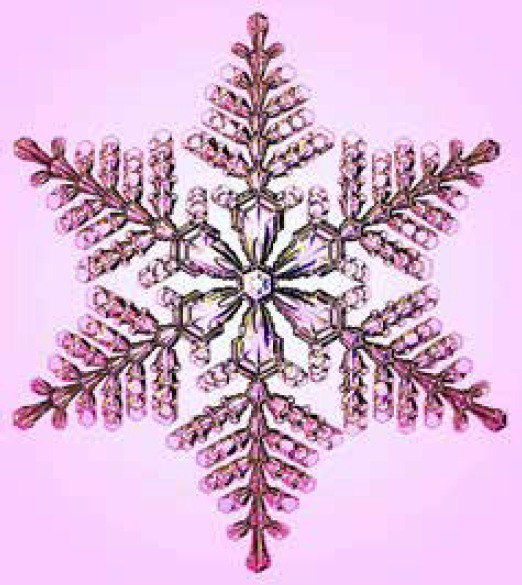
#> input picture snowflakes/photo_10_2025-04-12_12-16-42.jpg, 522 x 585 px
$ python -i image_service.py   (imports and definitions only)
#> lines starting #> are read from the running program, lines starting #| are printed output that depends on the picture
# backend/services/image_service.py
"""
Сервис обработки изображений.
Содержит:
- preprocess_image_cv: полная предобработка (медиана, контраст, резкость, CLAHE)
- image_to_base64_png: конвертация np.ndarray → base64 PNG
"""

from PIL import Image, ImageEnhance
import cv2
import numpy as np
import base64
from typing import List, Tuple


def preprocess_image_cv(image: np.ndarray, config: dict | None = None) -> np.ndarray:
    """
    image: RGB numpy (H,W,3) uint8 — из PIL
    config: dict с параметрами (или None → дефолты)
    return: обработанное RGB изображение
    """
    if config is None:
        config = {}

    # median blur
    ksize = config.get("median_ksize", 5)
    if ksize % 2 == 0:
        ksize += 1
    image_bgr = cv2.cvtColor(image, cv2.COLOR_RGB2BGR)
#> image_bgr is the input picture: shape (585, 522, 3); mean B, G, R 214.4, 182.8, 219
    image_smoothed = cv2.medianBlur(image_bgr, ksize=ksize)
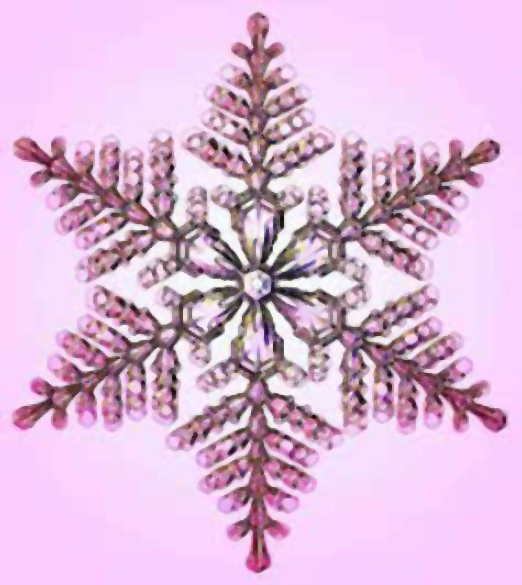
#> image_smoothed: shape (585, 522, 3); mean B, G, R 215.5, 183.7, 220.2

    # contrast via PIL
    contrast_factor = config.get("contrast_factor", 1.5)
    pil_img = Image.fromarray(cv2.cvtColor(image_smoothed, cv2.COLOR_BGR2RGB))
    enhancer = ImageEnhance.Contrast(pil_img)
    pil_img = enhancer.enhance(contrast_factor)
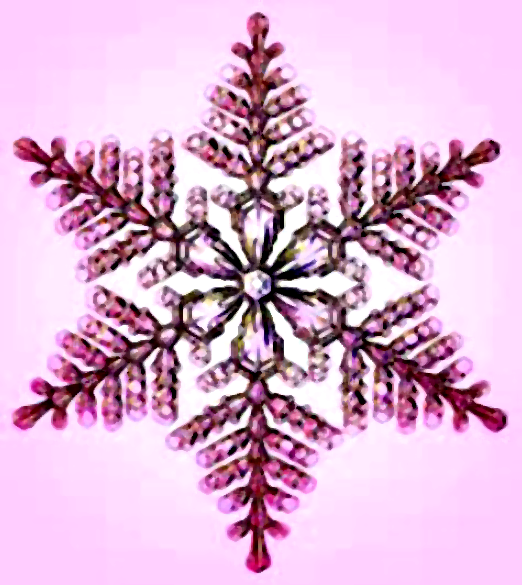
#> pil_img: PIL image 522x585 RGB; mean R, G, B 218.9, 176.9, 209
    image_contrast = cv2.cvtColor(np.array(pil_img), cv2.COLOR_RGB2BGR)
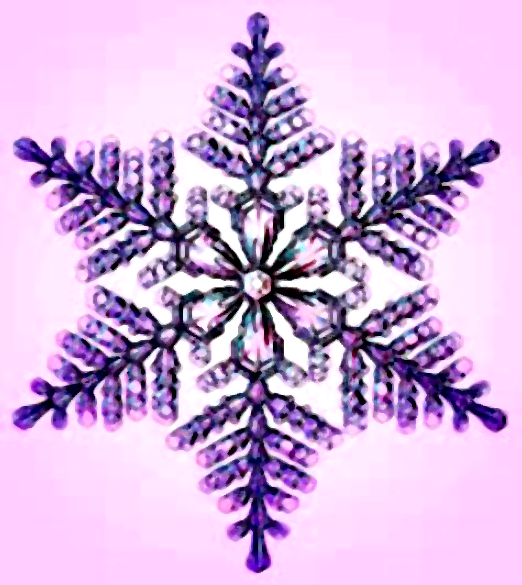
#> image_contrast: shape (585, 522, 3); mean R, G, B 209, 176.9, 218.9

    # sharpness via PIL
    sharpness_factor = config.get("sharpness_factor", 2.0)
    pil_img = Image.fromarray(cv2.cvtColor(image_contrast, cv2.COLOR_BGR2RGB))
    enhancer = ImageEnhance.Sharpness(pil_img)
    pil_img = enhancer.enhance(sharpness_factor)
    image_sharp = cv2.cvtColor(np.array(pil_img), cv2.COLOR_RGB2BGR)

    # CLAHE on L channel
    clahe_clip = config.get("clahe_clip_limit", 1.5)
    tile_grid = config.get("clahe_tile_grid", (8, 8))
    lab = cv2.cvtColor(image_sharp, cv2.COLOR_BGR2LAB)
#> lab: shape (585, 522, 3); mean of channels 0, 1, 2 194.3, 148.5, 118.5
    l, a, b = cv2.split(lab)
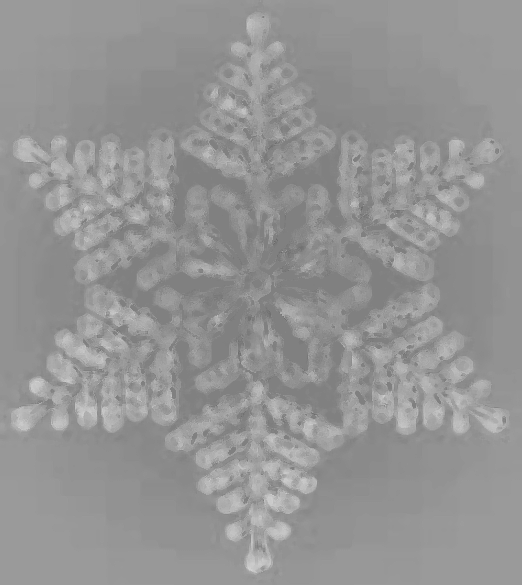
#> a: shape (585, 522); min 104, max 210, mean 148.5
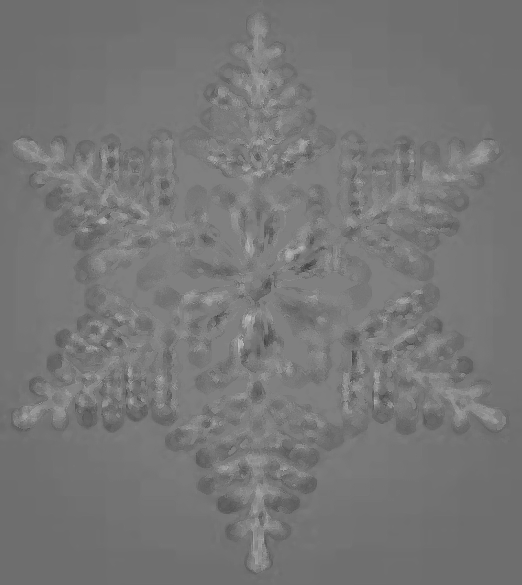
#> b: shape (585, 522); min 62, max 190, mean 118.5
    clahe = cv2.createCLAHE(clipLimit=clahe_clip, tileGridSize=tile_grid)
    l = clahe.apply(l)
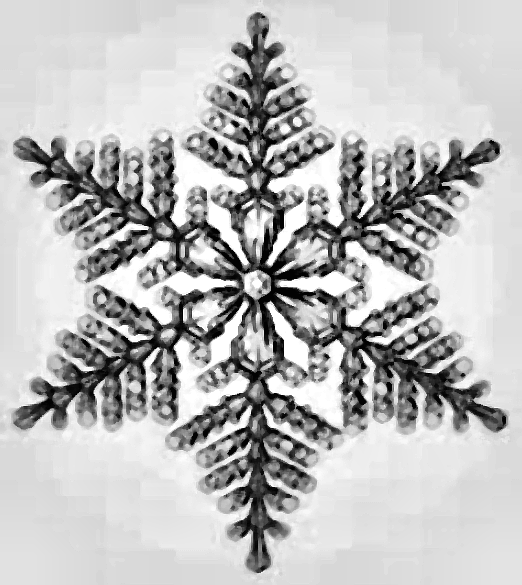
#> l: shape (585, 522); min 1, max 255, mean 187.2
    lab = cv2.merge((l, a, b))
#> lab: shape (585, 522, 3); mean of channels 0, 1, 2 187.2, 148.5, 118.5
    image_clahe = cv2.cvtColor(lab, cv2.COLOR_LAB2BGR)
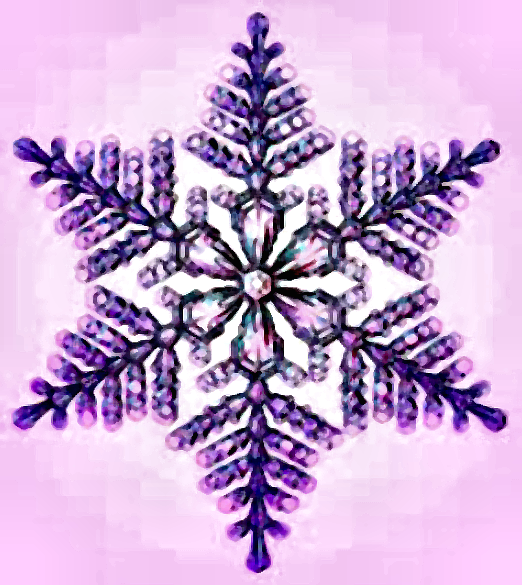
#> image_clahe: shape (585, 522, 3); mean R, G, B 201.5, 169.8, 210.8

    # final smoothing
    image_processed_bgr = cv2.medianBlur(image_clahe, ksize=3)
    image_processed_rgb = cv2.cvtColor(image_processed_bgr, cv2.COLOR_BGR2RGB)
    return image_processed_rgb


# [45 lines left out: functions image_to_base64_png, overlay_contour, create_image_with_contours, not called in this run]

>>> import cv2
>>> picture = cv2.cvtColor(cv2.imread('../../snowflakes/photo_10_2025-04-12_12-16-42.jpg'), cv2.COLOR_BGR2RGB)
>>> result = preprocess_image_cv(picture)

$ run again, on snowflakes/photo_11_2025-04-12_12-16-42.jpg
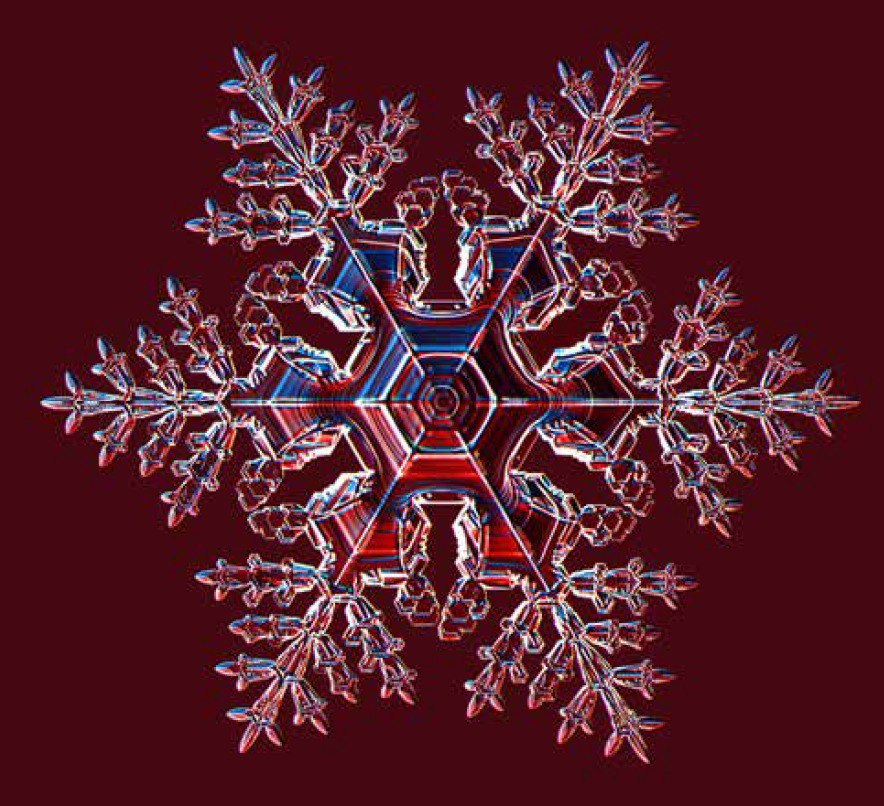
#> input picture snowflakes/photo_11_2025-04-12_12-16-42.jpg, 884 x 806 px
#> in preprocess_image_cv, image_bgr is the input picture: shape (806, 884, 3); mean B, G, R 44, 32.2, 87.3
#> in preprocess_image_cv, `l = clahe.apply(l)`:
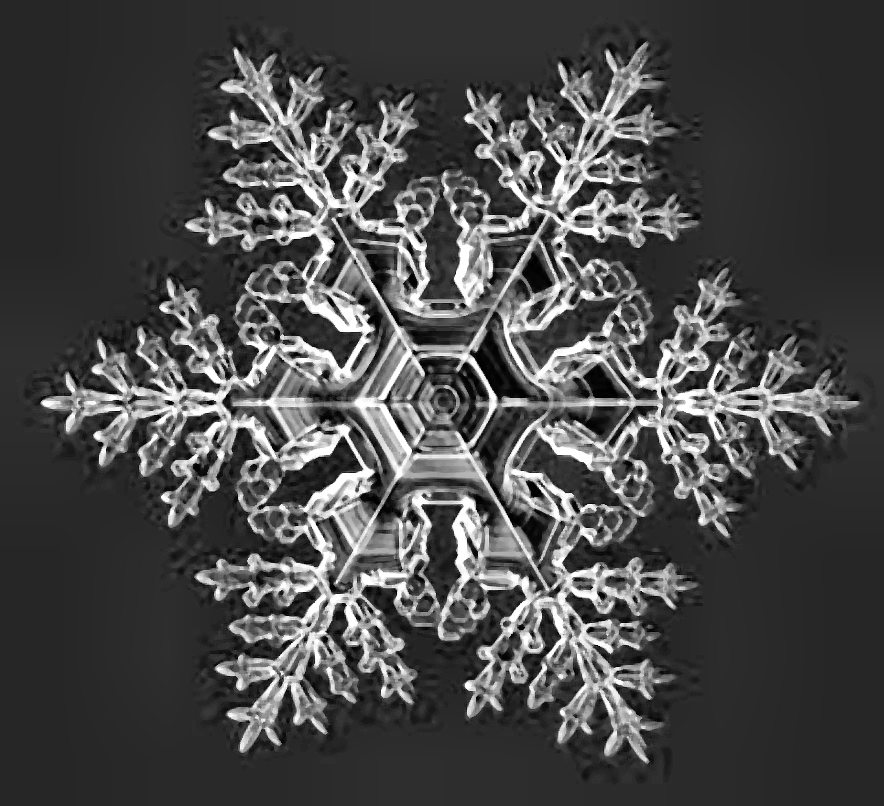
#> l: shape (806, 884); min 0, max 255, mean 73.7
#> in preprocess_image_cv, `image_clahe = cv2.cvtColor(lab, cv2.COLOR_LAB2BGR)`:
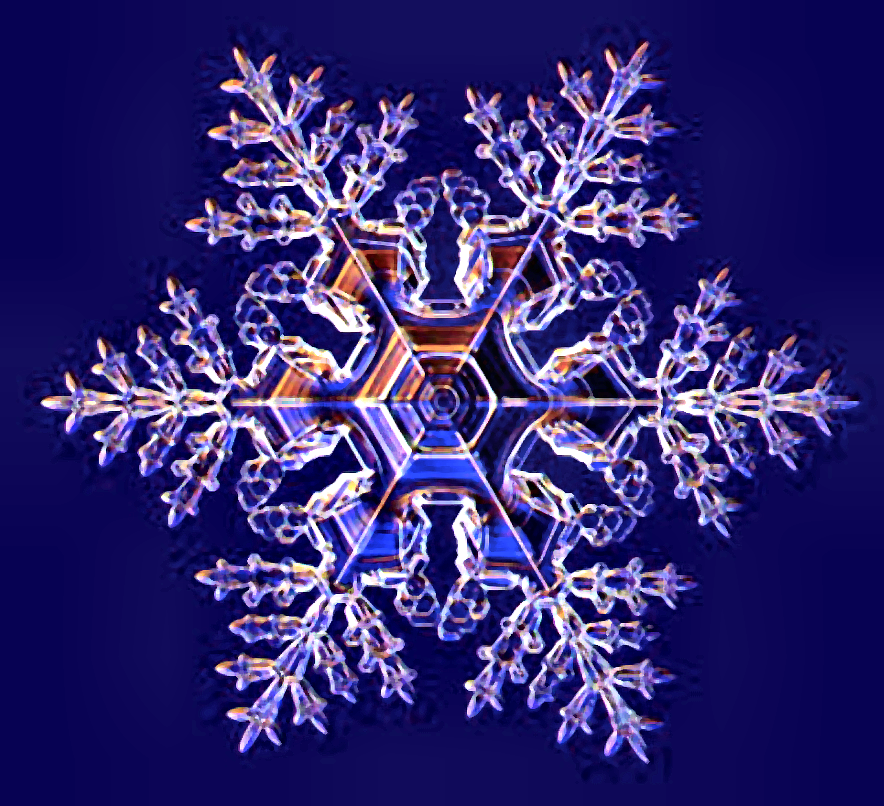
#> image_clahe: shape (806, 884, 3); mean R, G, B 51.2, 41.6, 114.3

$ run again, on snowflakes/photo_12_2025-04-12_12-16-42.jpg
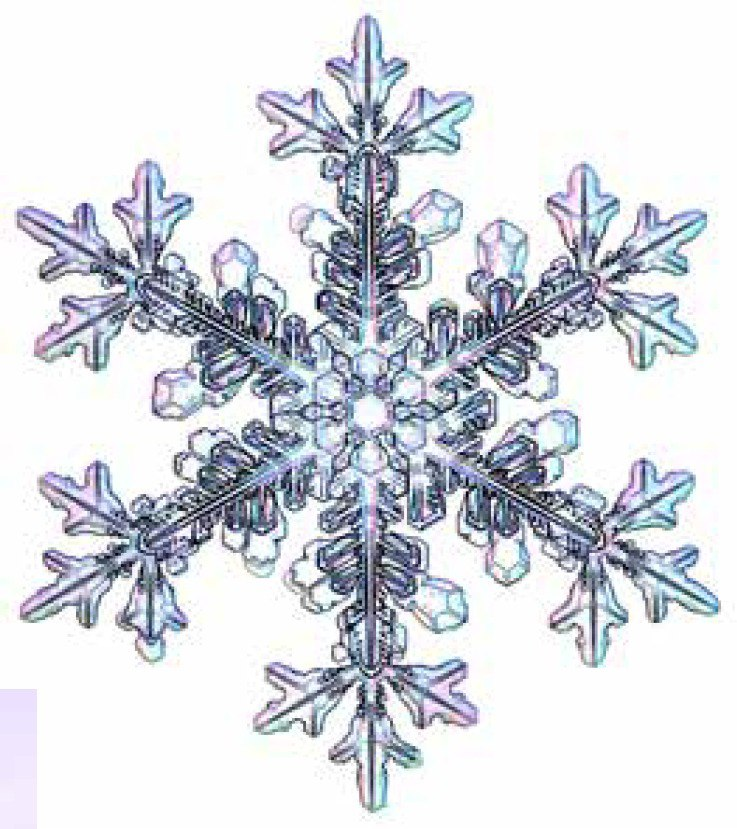
#> input picture snowflakes/photo_12_2025-04-12_12-16-42.jpg, 737 x 829 px
#> in preprocess_image_cv, image_bgr is the input picture: shape (829, 737, 3); mean B, G, R 223.6, 217.2, 214.1
#> in preprocess_image_cv, `l, a, b = cv2.split(lab)`:
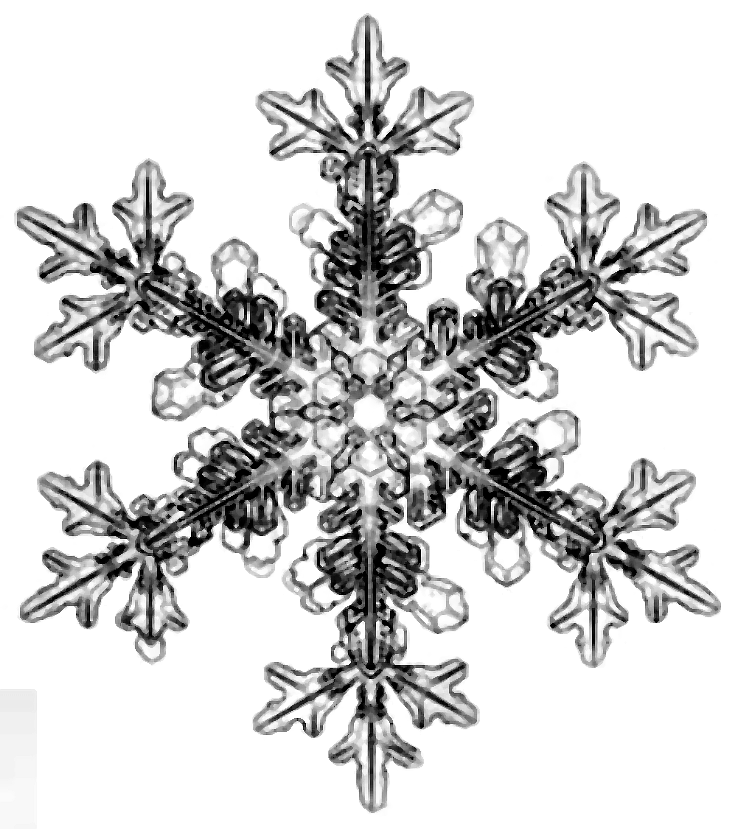
#> l: shape (829, 737); min 0, max 255, mean 210.5
#> in preprocess_image_cv, `l, a, b = cv2.split(lab)`:
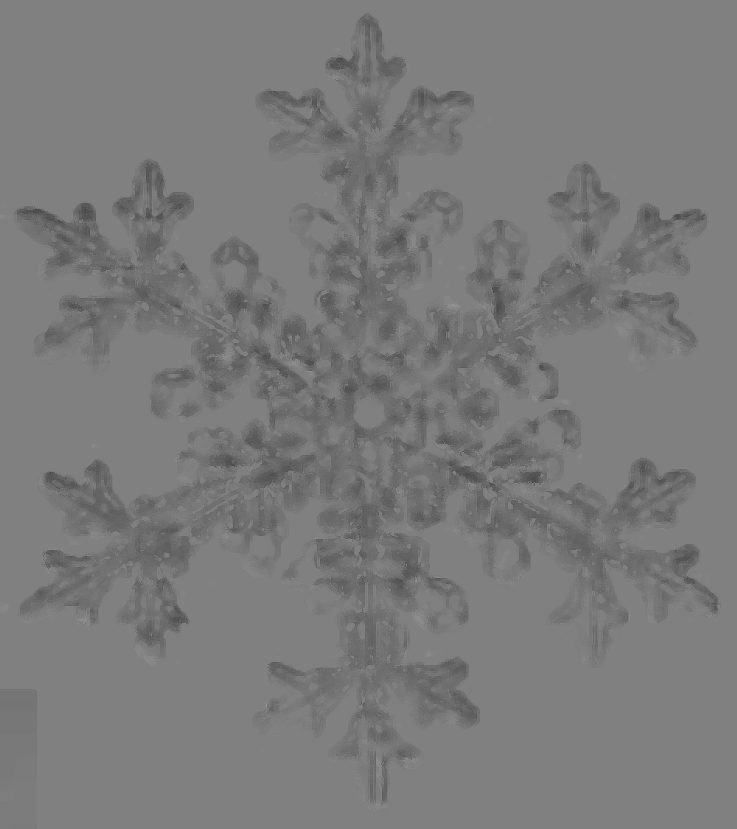
#> b: shape (829, 737); min 65, max 149, mean 122.6

$ run again, on snowflakes/photo_13_2025-04-12_12-16-42.jpg
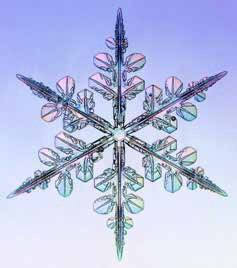
#> input picture snowflakes/photo_13_2025-04-12_12-16-42.jpg, 237 x 268 px
#> in preprocess_image_cv, image_bgr is the input picture: shape (268, 237, 3); mean B, G, R 227.4, 192, 184.1
#> in preprocess_image_cv, `image_processed_bgr = cv2.medianBlur(image_clahe, ksize=3)`:
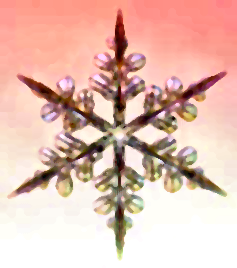
#> image_processed_bgr: shape (268, 237, 3); mean R, G, B 226.9, 188.9, 177
